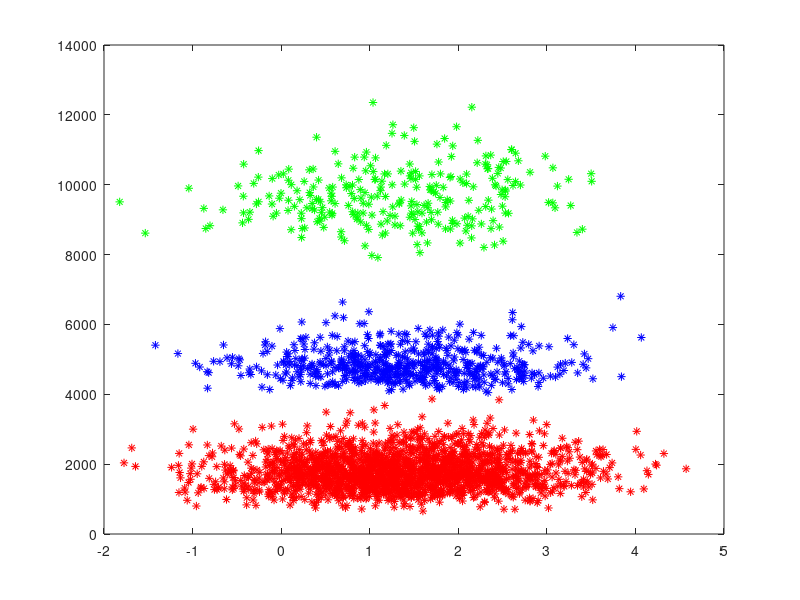

MATLAB code to generate this figure: (Note: this script raises an error after producing the figure.)
load('Shanghai_regression.mat');
labely = zeros(length(y_train), 1);

for i = 1 : length(y_train)
    if y_train(i) < 4000
        labely(i) = 1;
    elseif y_train(i) > 7600
        labely(i) = 3;
    else
        labely(i) = 2;
    end
end

x1 = find(labely == 1);
x1o = find(labely ~= 1);
x2 = find(labely == 2);
x2o = find(labely ~= 2);
x3 = find(labely == 3);
x3o = find(labely ~= 3);

plot(X_train(x1,1), y_train(x1),'r*', X_train(x2, 1), y_train(x2), 'b*', X_train(x3, 1), y_train(x3), 'g*');

tX = [ones(length(y_train), 1) X_train];

% train label 1
labely(x1o) = 0;
labely(x1) = 1;
beta1 = logisticRegression(labely, tX, 0.005);

% train label 2
labely(x2) = 1;
labely(x2o) = 0;
beta2 = logisticRegression(labely, tX, 0.005);

% train label 3
labely(x3) = 1;
labely(x3o) = 0;
beta3 = logisticRegression(labely, tX, 0.005);

p1 = 1.0 ./ (1.0 + exp(-tX * beta1));
p2 = 1.0 ./ (1.0 + exp(-tX * beta2));
p3 = 1.0 ./ (1.0 + exp(-tX * beta3));
%zeros(length(y), 1);
lab = zeros(length(y_train), 1);
for i = 1 : length(y_train)
    if (p1(i) > p2(i) & p1(i) > p3(i))
        lab(i) = 1;
    elseif (p2(i) > p1(i) & p2(i) > p3(i))
        lab(i) = 2;
    else
        lab(i) = 3;
    end
end

x1 = find(lab == 1);
x2 = find(lab == 2);
x3 = find(lab == 3);

plot(X_train(x1,1), y_train(x1),'r*', X_train(x2, 1), y_train(x2), 'b*', X_train(x3, 1), y_train(x3), 'g*');
